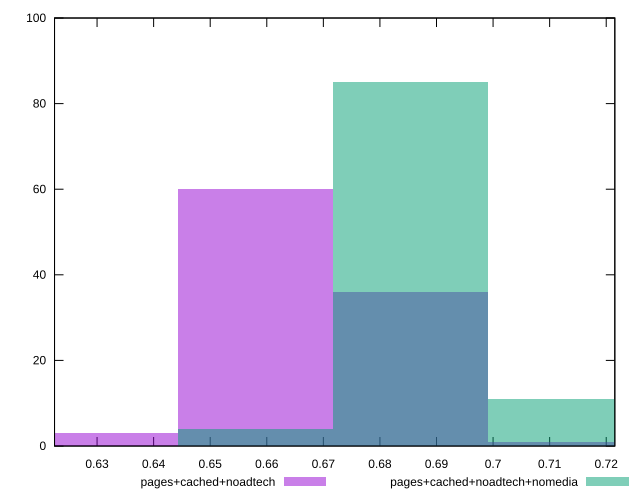

Recreate this plot in gnuplot.
reset

$pagesCachedNoadtech <<EOF
0.6853941613143845 36
0.6579783948618091 60
0.6305626284092337 3
0.7128099277669598 1
EOF

$pagesCachedNoadtechNomedia <<EOF
0.6853941613143845 85
0.7128099277669598 11
0.6579783948618091 4
EOF

set key outside below
set boxwidth 0.027415766452575378
set xrange [0.6224828336711038:0.72152065989314]
set yrange [0:100]
set trange [0:100]
set style fill transparent solid 0.5 noborder
set terminal svg size 640, 500 enhanced background rgb 'white'
set output "report_00009_2021-02-08T22-37-41.559Z/meta/pScore/comparison/histogram/2_vs_3.svg"

plot $pagesCachedNoadtech title "pages+cached+noadtech" with boxes, \
     $pagesCachedNoadtechNomedia title "pages+cached+noadtech+nomedia" with boxes

reset
